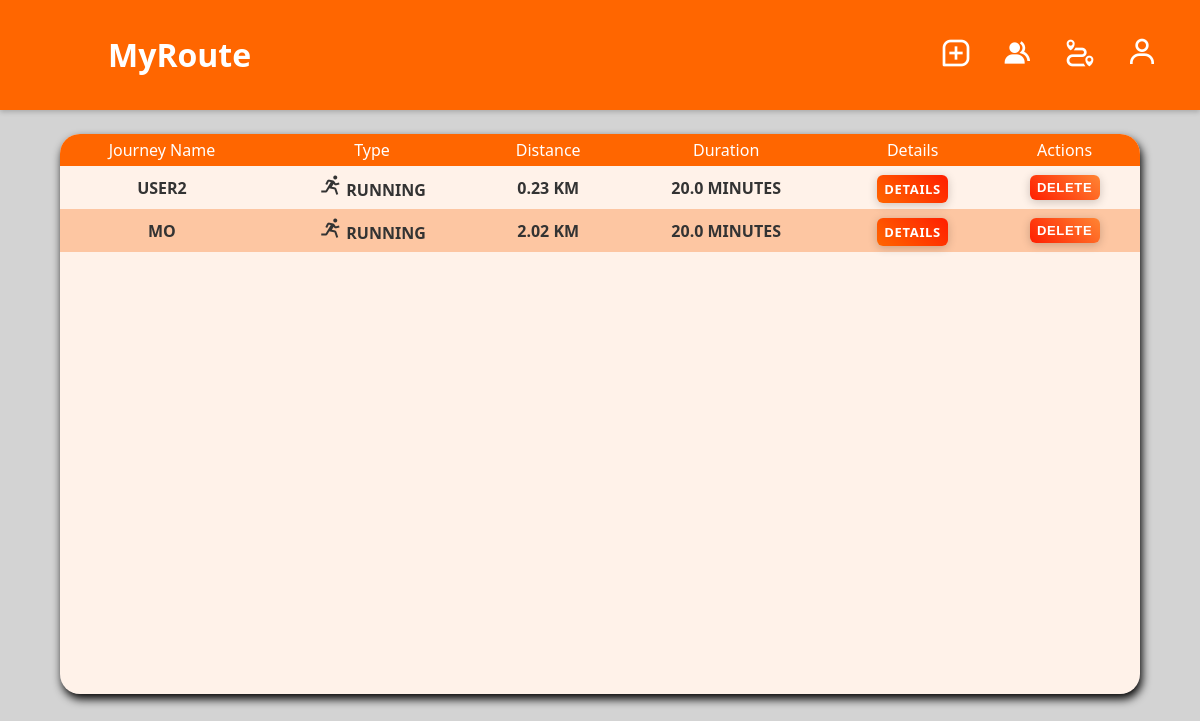
Page /list_journeys (signed in) on the earlier database version.
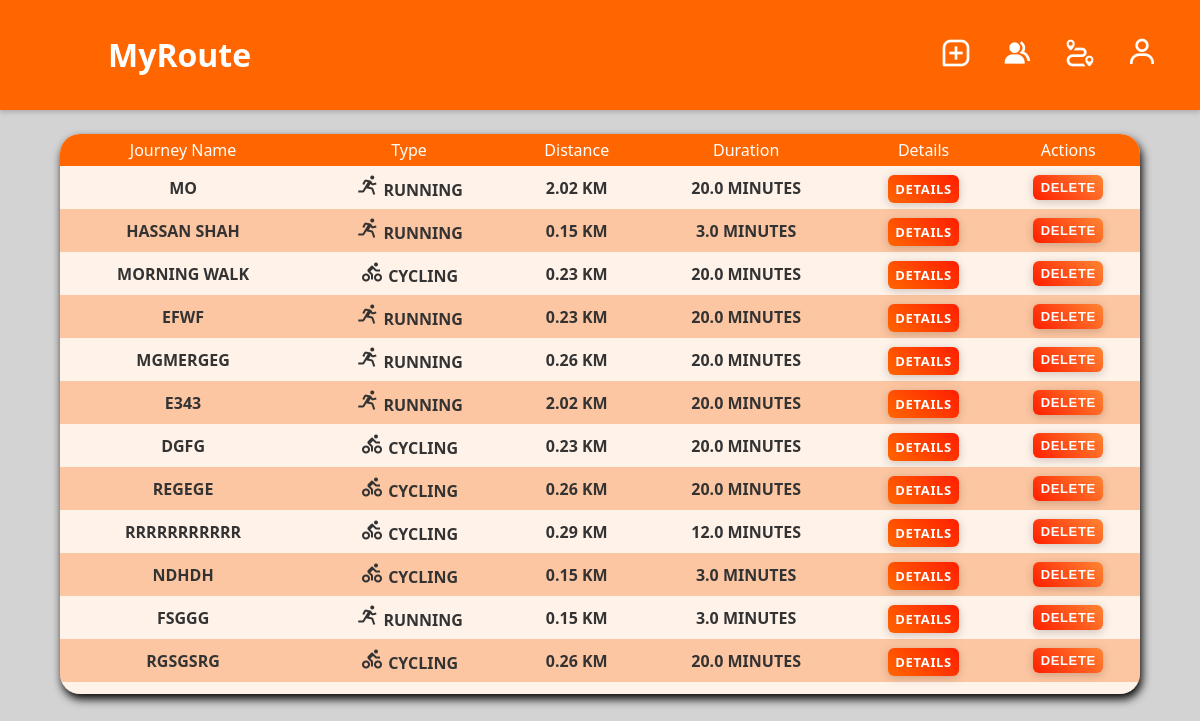
Same page on the later database version.
### app/models.py (models this page shows, shortened)
class JourneyRecord(db.Model):
    id = db.Column(db.Integer, primary_key=True)
    user_id = db.Column(db.Integer, db.ForeignKey('users.id'), nullable=False)
    name = db.Column(db.String(100))
    type = db.Column(db.String(10))  # 'running' or 'cycling'
    start_time = db.Column(db.DateTime)
    end_time = db.Column(db.DateTime)
    data = db.Column(db.JSON)  # Storing GPS data and possibly other metadata as JSON
    def calculate_duration(self):
        return (self.end_time - self.start_time).total_seconds() / 3600  # duration in hours
    def calculate_distance(self):
        distance = 0
        coordinates = self.data.get('coordinates', [])
        for i in range(1, len(coordinates)):
            distance += haversine(coordinates[i-1], coordinates[i])
        return distance  # distance in kilometers

### app/views.py (the view)
@app.route('/list_journeys')
@login_required
def list_journeys():
    user_journeys = JourneyRecord.query.filter_by(user_id=current_user.id).all()
    return render_template('list_journeys.html', journeys=user_journeys)

### app/__init__.py (called while the page is built)
@app.before_request
def start_scheduler():
    if not scheduler.running:
        scheduler.start()

@app.teardown_appcontext
def shutdown_scheduler(response_or_exc):
    if scheduler.running:
        scheduler.shutdown()
    return response_or_exc

@login_manager.user_loader
def load_user(user_id):
    return User.query.get(int(user_id))

### app/models.py (called while the page is built)
def haversine(coord1, coord2):
    lat1, lon1 = float(coord1['lat']), float(coord1['lon'])
    lat2, lon2 = float(coord2['lat']), float(coord2['lon']) # Convert coordinates to float
    radius = 6371  # Earth radius in kilometers
    dlat = math.radians(lat2 - lat1)
    dlon = math.radians(lon2 - lon1)
    a = math.sin(dlat / 2) * math.sin(dlat / 2) + \
        math.cos(math.radians(lat1)) * math.cos(math.radians(lat2)) * \
        math.sin(dlon / 2) * math.sin(dlon / 2)
    c = 2 * math.atan2(math.sqrt(a), math.sqrt(1 - a))
    distance = radius * c
    return distance

### app/views.py (called while the page is built)
@app.context_processor
def inject_subscription_details():
    details = {
        'subscription_plan_name': 'Not Logged In',
        'stripe_customer_id': None,
        'stripe_price_id': None
    }
    if current_user.is_authenticated:
        user = User.query.get(current_user.id)
        if user.subscription_plan:
            details['subscription_plan_name'] = user.subscription_plan.plan_name
            details['stripe_customer_id'] = user.stripe_customer_id
            details['stripe_price_id'] = user.subscription_plan.stripe_price_id
        else:
            details['subscription_plan_name'] = 'No Subscription'
    return details

### app/templates/list_journeys.html (shortened to what this page needs)
{% extends 'base.html' %}
{% block navbar %}
<nav id="navbar">
    <a href="{{ url_for('upload_gps') }}" class="icon-button"><i class='bx bx-message-square-add'></i></a>
    <a href="{{ url_for('friends') }}" class="icon-button"><i class='bx bxs-group'></i></a>
    <a href="{{ url_for('display_journeys') }}" class="icon-button"><i class='bx bx-trip'></i></a>
    <button class="icon-button" onclick="SignUp()"><i class="bx bx-user"></i></button>
</nav>
{% endblock %}
{% block body %}
<div class="part1" id="part1">
    <div class="container1">
        <div class="table-container4">
            <table class="thisTable">
                <thead>
                    <tr>
                        <th>Journey Name</th>
                        <th>Type</th>
                        <th>Distance</th>
                        <th>Duration</th>
                        <th>Details</th>
                        <th>Actions</th>
                    </tr>
                </thead>
                <tbody>
                    {% for journey in journeys %}
                    <tr class="horizontal-border">
                        <td>{{ journey.name }}</td>
                        <td>
                            {% if journey.type == 'running' %}
                            <i class="bx bx-run" style="font-size: 24px;"></i> {{ journey.type
                            }}
                            {% elif journey.type == 'cycling' %}
                            <i class="bx bx-cycling" style="font-size: 24px;"></i> {{ journey.type
                            }}
                            {% else %}
                            {{ journey.type }}
                            {% endif %}
                        </td>
                        <td>{{ journey.calculate_distance() | round(2)}} km</td>
                        <td>{{ (journey.calculate_duration() * 60) | round(2) }} Minutes</td>
                        <td><a href="{{ url_for('view_journey', journey_id=journey.id) }}" class="btn btn-info btn-sm"
                                style="text-decoration: none;">Details</a></td>
                        <td>
                            <form action="{{ url_for('delete_journey', journey_id=journey.id) }}" method="post">
                                <input type="submit" value="Delete" class="btn btn-info2 btn-sm"
                                    style="text-decoration: none;">
                            </form>
                        </td>
                    </tr>
                    {% else %}
                    <tr class="horizontal-border">
                        <td colspan="5">No journeys found.</td>
                    </tr>
                    {% endfor %}
                </tbody>
            </table>
        </div>
    </div>
</div>
{% endblock %}

### app/templates/base.html (shortened to what this page needs)
<!DOCTYPE html>
<html lang="en">
<head>
    <link rel="stylesheet" href="{{ url_for('static',filename='css/base.css')}}">
    <link rel="stylesheet" href="https://unpkg.com/boxicons@latest/css/boxicons.min.css">
</head>
<body>
    <div class="thisHeader">
        <h1 id="title">MyRoute</h1>
        {% block navbar %}{% endblock %}
    </div>
    <link rel="stylesheet" href="https://unpkg.com/leaflet/dist/leaflet.css" />
    <link rel="stylesheet" href="https://unpkg.com/leaflet-routing-machine/dist/leaflet-routing-machine.css" />
    <link rel="stylesheet" href="https://unpkg.com/leaflet-control-geocoder/dist/Control.Geocoder.css" />
    {% block body %}{% endblock %}
</body>
</html>

### app/static/css/base.css (style rules this page uses)
html { scroll-behavior: smooth; }
body { font-family: 'Lato', sans-serif; margin: 0; padding: 0; background-color: #f7f7f7; color: #333; box-sizing: border-box; }
.thisHeader { display: flex; justify-content: space-between; align-items: center; background-color: #ff6600; padding: 1vw; box-shadow: 0 2px 5px rgba(0, 0, 0, 0.2); }
#title { color: #fff; font-size: 2em; margin-left: 4vw; margin-right: 0; padding-left: 4vw; }
nav#navbar { display: flex; justify-content: flex-end; align-items: center; }
.icon-button { border: none; background: none; cursor: pointer; padding: 0; font-size: 2rem; color: white; margin-right: 30px; }
.table-container4 { contain: content; overflow: hidden; overflow-x: scroll; overflow-y: scroll; margin-top: 20px; }
.thisTable { width: 100%; border-collapse: collapse; }
.thisTable th, .thisTable td { padding: 8px; text-align: left; }
.thisTable th { background-color: #f2f2f2; }
.thisTable tr:nth-child(even) { background-color: #f87c2a5f; }

### app/templates/list_journeys.html (style rules this page uses)
body { font-family: 'Segoe UI', Tahoma, Geneva, Verdana, sans-serif; background-color: #9f9f9f73; font-weight: 600; }
.container1 { border-radius: 20px; margin-top: 2%; margin-bottom: 5%; margin-left: 5%; max-width: 1440px; height: 70vh; width: 90%; background: white; box-shadow: 2px 5px 10px black; }
.btn-info { color: #fff; background: linear-gradient(45deg, #ff6600, #ff1e00); border: none; padding: 5px 7.5px; border-radius: 6px; cursor: pointer; font-size: 13px; font-weight: bold; letter-spacing: 0.05em; text-transform: uppercase; transition: transform 0.3s, box-shadow 0.3s; box-shadow: 0 2px 10px rgba(0, 0, 0, 0.2); outline: none; }
.btn-info2 { color: #fff; background: linear-gradient(45deg, #ff1e00, #ff8533); border: none; padding: 5px 7.5px; border-radius: 6px; cursor: pointer; font-size: 13px; font-weight: bold; letter-spacing: 0.05em; text-transform: uppercase; transition: transform 0.3s, box-shadow 0.3s; box-shadow: 0 2px 10px rgba(0, 0, 0, 0.2); outline: none; }
.thisTable td { text-align: center; text-transform: uppercase; }
thead { position: sticky; top: 0; z-index: 1; }
.thisTable th { text-align: center; padding: 5px; color: white; background: #ff6600; font-weight: normal; }
.table-container4 { background: #ff660016; border-radius: 20px; height: 100%; overflow: hidden; overflow-y: scroll; }
.thisTable { width: 100%; border-collapse: collapse; }

Differences in the rows shown:
removed JourneyRecord: name "USER2", type "RUNNING", calculate_distance "0.23", (journey.calculate_duration()*60)|round(2) "20.0"
added JourneyRecord: name "HASSAN SHAH", type "RUNNING", calculate_distance "0.15", (journey.calculate_duration()*60)|round(2) "3.0"
added JourneyRecord: name "MORNING WALK", type "CYCLING", calculate_distance "0.23", (journey.calculate_duration()*60)|round(2) "20.0"
added JourneyRecord: name "EFWF", type "RUNNING", calculate_distance "0.23", (journey.calculate_duration()*60)|round(2) "20.0"
added JourneyRecord: name "MGMERGEG", type "RUNNING", calculate_distance "0.26", (journey.calculate_duration()*60)|round(2) "20.0"
added JourneyRecord: name "E343", type "RUNNING", calculate_distance "2.02", (journey.calculate_duration()*60)|round(2) "20.0"
added JourneyRecord: name "DGFG", type "CYCLING", calculate_distance "0.23", (journey.calculate_duration()*60)|round(2) "20.0"
added JourneyRecord: name "REGEGE", type "CYCLING", calculate_distance "0.26", (journey.calculate_duration()*60)|round(2) "20.0"
added JourneyRecord: name "RRRRRRRRRRR", type "CYCLING", calculate_distance "0.29", (journey.calculate_duration()*60)|round(2) "12.0"
added JourneyRecord: name "NDHDH", type "CYCLING", calculate_distance "0.15", (journey.calculate_duration()*60)|round(2) "3.0"
added JourneyRecord: name "FSGGG", type "RUNNING", calculate_distance "0.15", (journey.calculate_duration()*60)|round(2) "3.0"
added JourneyRecord: name "RGSGSRG", type "CYCLING", calculate_distance "0.26", (journey.calculate_duration()*60)|round(2) "20.0"
